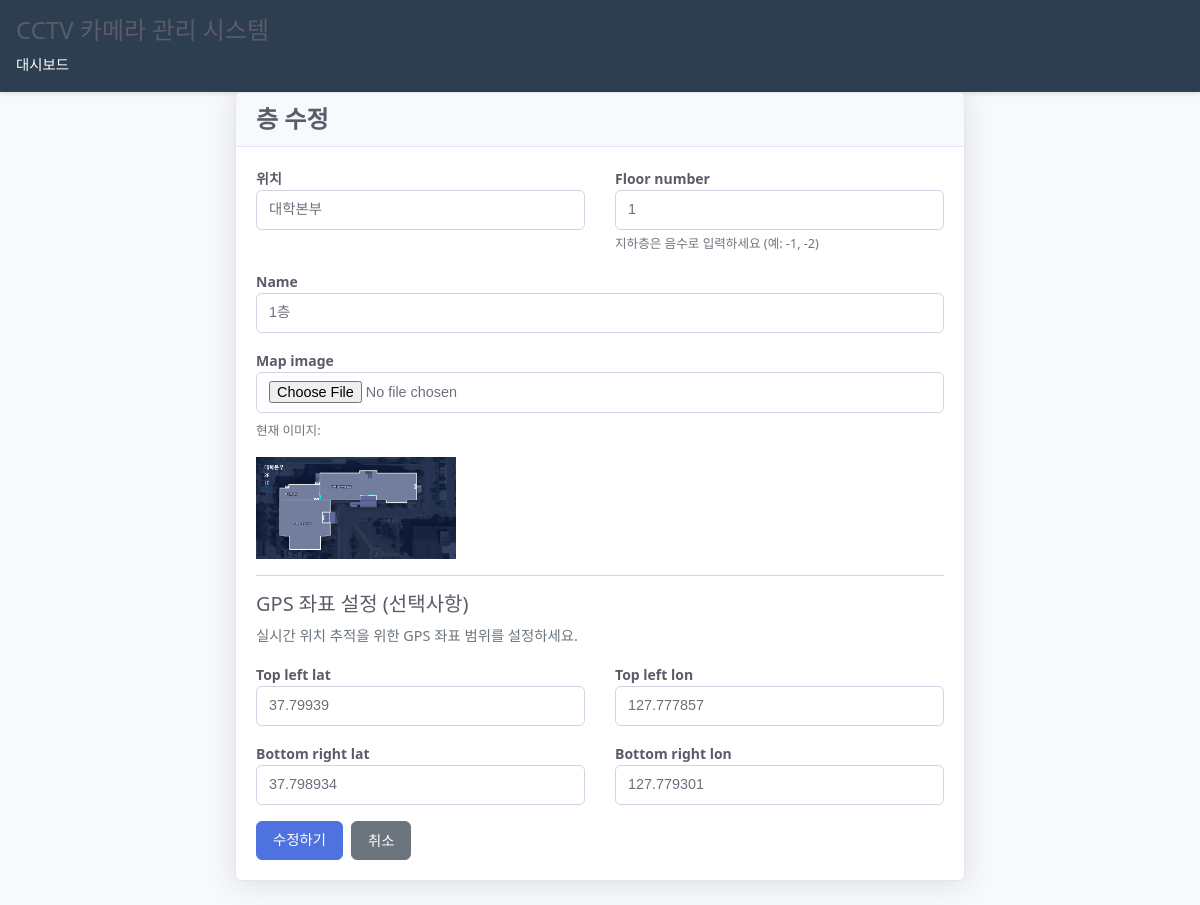
Screenshot of /map/floors/1/edit/ (signed in) with the database file from the repository.
### map/models.py (models this page shows, shortened)
class Floor(models.Model):
    location = models.ForeignKey(Location, on_delete=models.CASCADE, related_name='floors', verbose_name="위치")
    name = models.CharField(max_length=100, help_text="층 이름 (예: 1층, 2층, 지하1층)")
    floor_number = models.IntegerField(help_text="정렬용 층수 (-1, 1, 2, 3...)")
    map_image = models.ImageField(upload_to='maps/%Y/%m/', help_text="지도 이미지 파일")
    top_left_lat = models.FloatField(null=True, blank=True, help_text="좌상단 위도")
    top_left_lon = models.FloatField(null=True, blank=True, help_text="좌상단 경도")
    bottom_right_lat = models.FloatField(null=True, blank=True, help_text="우하단 위도")
    bottom_right_lon = models.FloatField(null=True, blank=True, help_text="우하단 경도")
    created_at = models.DateTimeField(auto_now_add=True)
    class Meta:
        verbose_name = "층"
        verbose_name_plural = "층들"
        ordering = ['location', 'floor_number']
        unique_together = ['location', 'floor_number']

### map/views.py (the view, shortened to what this page needs)
# urls.py: path('floors/<int:pk>/edit/', views.FloorUpdateView.as_view(), name='floor_edit'),
@method_decorator(login_required, name='dispatch')
class FloorUpdateView(UpdateView):
    model = Floor
    form_class = FloorForm
    template_name = 'map/floor_form.html'
    success_url = reverse_lazy('map:floor_list')

### map/forms.py (shortened to what this page needs)
class FloorForm(forms.ModelForm):
    class Meta:
        model = Floor
        fields = ['location', 'name', 'floor_number', 'map_image',
                  'top_left_lat', 'top_left_lon', 'bottom_right_lat', 'bottom_right_lon']
        widgets = {
            'location': forms.Select(attrs={'class': 'form-control'}),
            'name': forms.TextInput(attrs={'class': 'form-control', 'placeholder': '예: 1층, 2층, 지하1층'}),
            'floor_number': forms.NumberInput(attrs={'class': 'form-control', 'placeholder': '예: 1, 2, -1'}),
            'map_image': forms.FileInput(attrs={'class': 'form-control', 'accept': 'image/*'}),
            'top_left_lat': forms.NumberInput(attrs={'class': 'form-control', 'step': 'any', 'placeholder': '좌상단 위도'}),
            'top_left_lon': forms.NumberInput(attrs={'class': 'form-control', 'step': 'any', 'placeholder': '좌상단 경도'}),
            'bottom_right_lat': forms.NumberInput(attrs={'class': 'form-control', 'step': 'any', 'placeholder': '우하단 위도'}),
            'bottom_right_lon': forms.NumberInput(attrs={'class': 'form-control', 'step': 'any', 'placeholder': '우하단 경도'}),
        }

### map/models.py (called while the page is built)
    def __str__(self):
        return self.name

### map/templates/map/floor_form.html (shortened to what this page needs)
{% extends 'map/base.html' %}
{% load static %}
{% block extra_css %}
<link rel="stylesheet" href="{% static 'map/css/map_admin.css' %}">
{% endblock %}
{% block content %}
<div class="container">
    <div class="row justify-content-center">
        <div class="col-md-8">
            <div class="card">
                <div class="card-header">
                    <h4>{% if object %}층 수정{% else %}새 층 추가{% endif %}</h4>
                </div>
                <div class="card-body">
                    <form method="post" enctype="multipart/form-data">
                        <div class="row">
                            <div class="col-md-6">
                                <div class="mb-3">
                                    <label for="{{ form.location.id_for_label }}" class="form-label">{{ form.location.label }}</label>
                                    {{ form.location }}
                                </div>
                            </div>
                            <div class="col-md-6">
                                <div class="mb-3">
                                    <label for="{{ form.floor_number.id_for_label }}" class="form-label">{{ form.floor_number.label }}</label>
                                    {{ form.floor_number }}
                                    <div class="form-text">지하층은 음수로 입력하세요 (예: -1, -2)</div>
                                </div>
                            </div>
                        </div>
                        <div class="mb-3">
                            <label for="{{ form.name.id_for_label }}" class="form-label">{{ form.name.label }}</label>
                            {{ form.name }}
                        </div>
                        <div class="mb-3">
                            <label for="{{ form.map_image.id_for_label }}" class="form-label">{{ form.map_image.label }}</label>
                            {{ form.map_image }}
                            {% if object and object.map_image %}
                                <div class="mt-2">
                                    <p class="form-text">현재 이미지:</p>
                                    <img src="{{ object.map_image.url }}" alt="현재 지도" style="max-width: 200px; height: auto;">
                                </div>
                            {% endif %}
                        </div>
                        <hr>
                        <h5>GPS 좌표 설정 (선택사항)</h5>
                        <p class="text-muted">실시간 위치 추적을 위한 GPS 좌표 범위를 설정하세요.</p>
                        <div class="row">
                            <div class="col-md-6">
                                <div class="mb-3">
                                    <label for="{{ form.top_left_lat.id_for_label }}" class="form-label">{{ form.top_left_lat.label }}</label>
                                    {{ form.top_left_lat }}
                                </div>
                            </div>
                            <div class="col-md-6">
                                <div class="mb-3">
                                    <label for="{{ form.top_left_lon.id_for_label }}" class="form-label">{{ form.top_left_lon.label }}</label>
                                    {{ form.top_left_lon }}
                                </div>
                            </div>
                        </div>
                        <div class="row">
                            <div class="col-md-6">
                                <div class="mb-3">
                                    <label for="{{ form.bottom_right_lat.id_for_label }}" class="form-label">{{ form.bottom_right_lat.label }}</label>
                                    {{ form.bottom_right_lat }}
                                </div>
                            </div>
                            <div class="col-md-6">
                                <div class="mb-3">
                                    <label for="{{ form.bottom_right_lon.id_for_label }}" class="form-label">{{ form.bottom_right_lon.label }}</label>
                                    {{ form.bottom_right_lon }}
                                </div>
                            </div>
                        </div>
                        <div class="d-flex gap-2">
                            <button type="submit" class="btn btn-primary">
                                {% if object %}수정하기{% else %}추가하기{% endif %}
                            </button>
                            <a href="{% url 'map:floor_list' %}" class="btn btn-secondary">취소</a>
                        </div>
                    </form>
                </div>
            </div>
        </div>
    </div>
</div>
{% endblock %}

### CCTV/static/css/CCTV_style.css (style rules this page uses)
:root { --primary-color: #2c3e50; --success-color: #27ae60; --danger-color: #e74c3c; --bg-color: #f4f4f4; --card-bg: #ffffff; --text-color: #333333; --border-color: #dddddd; }
* { margin: 0; padding: 0; box-sizing: border-box; }
body { font-family: -apple-system, BlinkMacSystemFont, 'Segoe UI', Roboto, Arial, sans-serif; background-color: var(--bg-color); color: var(--text-color); line-height: 1.6; }
.container { max-width: 1200px; margin: 0 auto; padding: 2rem 1rem; }
.btn { display: inline-block; padding: 0.5rem 1rem; border: none; border-radius: 4px; background-color: var(--primary-color); color: white; cursor: pointer; text-decoration: none; font-size: 0.9rem; transition: background-color 0.3s; }
.btn-primary { background-color: var(--success-color); }

### map/static/map/css/map_admin.css (style rules this page uses)
* { box-sizing: border-box; }
body { font-family: 'Segoe UI', Roboto, -apple-system, BlinkMacSystemFont, sans-serif; line-height: 1.6; color: #5a5c69; background: #f8f9fc; font-size: 0.9rem; }
.container, .container-fluid { max-width: 1140px; margin: 0 auto; padding: 0 15px; }
.row { display: flex; flex-wrap: wrap; margin: 0 -15px; }
.col, .col-md-6, .col-md-8, .col-md-12 { padding: 0 15px; flex: 1; }
.col-md-6 { flex: 0 0 50%; max-width: 50%; }
.col-md-8 { flex: 0 0 66.666667%; max-width: 66.666667%; }
.justify-content-center { justify-content: center; }
.d-flex { display: flex !important; }
.gap-2 { gap: 0.5rem; }
.mb-3 { margin-bottom: 1rem; }
.mt-2 { margin-top: 0.5rem; }
.text-muted { color: #6c757d !important; }
.form-text { font-size: 0.875em; color: #6c757d; margin-top: 0.25rem; }
.card { position: relative; display: flex; flex-direction: column; min-width: 0; word-wrap: break-word; background-color: #fff; background-clip: border-box; border: 1px solid #e3e6f0; border-radius: 0.375rem; box-shadow: 0 0.15rem 1.75rem 0 rgba(58, 59, 69, 0.15); margin-bottom: 1.5rem; }
.card-header { padding: 0.75rem 1.25rem; margin-bottom: 0; background-color: #f8f9fc; border-bottom: 1px solid #e3e6f0; border-top-left-radius: calc(0.375rem - 1px); border-top-right-radius: calc(0.375rem - 1px); }
.card-header h4, .card-header h5 { margin: 0; font-weight: 600; color: #5a5c69; }
.card-body { flex: 1 1 auto; padding: 1.25rem; }
.btn { display: inline-block; padding: 0.5rem 1rem; margin-bottom: 0; font-size: 0.9rem; font-weight: 500; line-height: 1.5; text-align: center; text-decoration: none; vertical-align: middle; cursor: pointer; border: 1px solid transparent; border-radius: 6px; transition: all 0.3s ease; user-select: none; }
.btn-primary { color: #fff; background-color: #4e73df; border-color: #4e73df; }
.btn-secondary { color: #fff; background: #6c757d; border-color: #6c757d; }
.form-control { display: block; width: 100%; padding: 0.5rem 0.75rem; font-size: 0.9rem; font-weight: 400; line-height: 1.5; color: #6e707e; background-color: #fff; background-clip: padding-box; border: 1px solid #d1d3e2; -webkit-appearance: none; -moz-appearance: none; appearance: none; border-radius: 0.35rem; transition: border-color 0.15s ease-in-out, box-shadow 0.15s ease-in-out; }
.form-label { margin-bottom: 0.5rem; font-weight: 600; color: #5a5c69; font-size: 0.875rem; }
hr { margin: 1rem 0; color: inherit; background-color: currentColor; border: 0; opacity: 0.25; height: 1px; }
h1, h2, h3, h4, h5, h6 { margin-top: 0; margin-bottom: 0.5rem; font-weight: 500; line-height: 1.2; color: #5a5c69; }
h4 { font-size: 1.5rem; }
h5 { font-size: 1.25rem; }
p { margin-top: 0; margin-bottom: 1rem; }
img { vertical-align: middle; max-width: 100%; height: auto; }

### rows the page displays
Floor: location "대학본부", floor_number "1", name "1층", map_image (picture), top_left_lat "37.79939", top_left_lon "127.777857", bottom_right_lat "37.798934", bottom_right_lon "127.779301"
